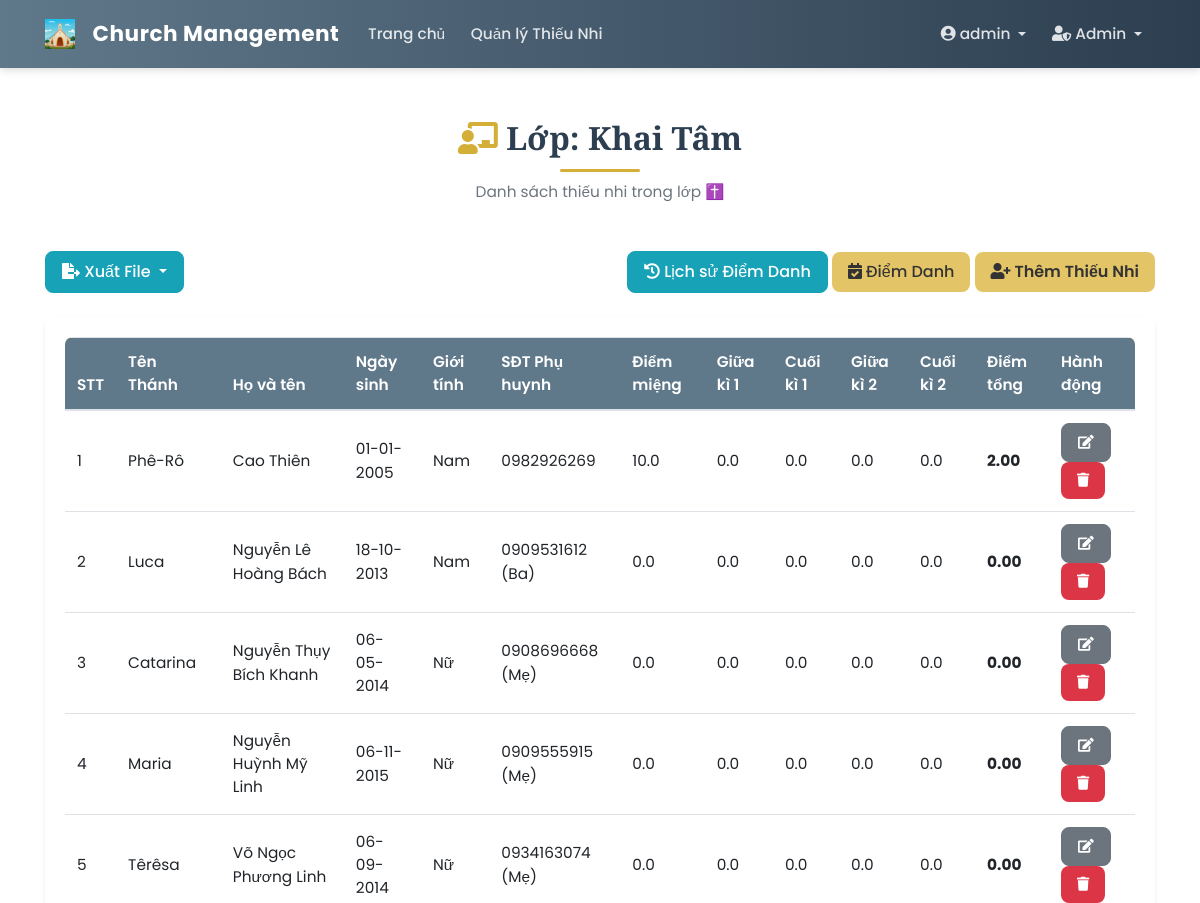
Page /class/1 (signed in, upper part) on the earlier database version.
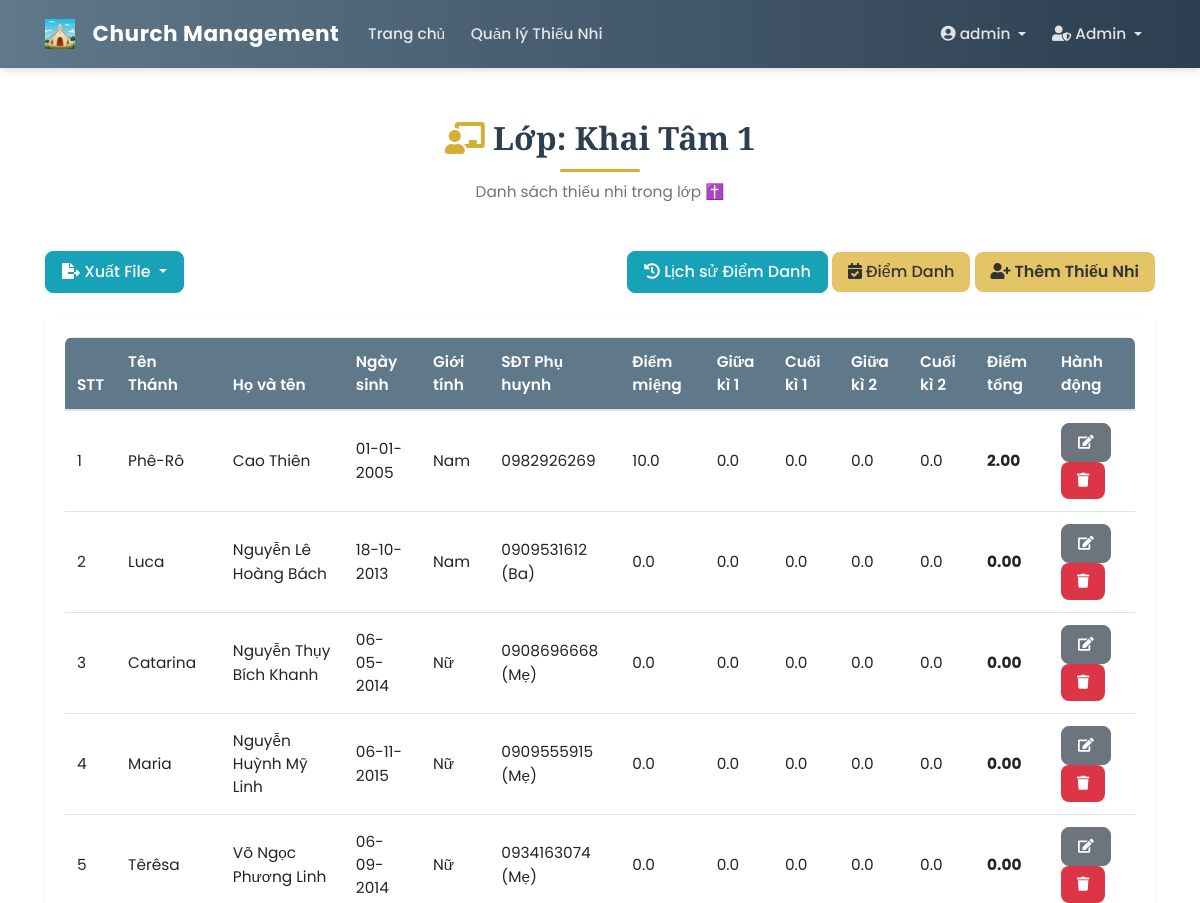
Same page on the later database version.
### app/models/class_model.py (models this page shows, shortened)
class ClassModel(db.Model):
    __tablename__ = 'class_model'
    id = db.Column(db.Integer, primary_key=True)
    name = db.Column(db.String(100), unique=True, nullable=False)
    students = db.relationship('Student', backref='class_assigned', lazy='dynamic')
    leaders = db.relationship(
        'User',
        secondary=class_leaders_association,
        back_populates='assigned_classes',
        lazy='dynamic'
    )

### app/routes.py (the view)
@main.route('/class/<int:class_id>')
@login_required
@permission_required_for_class(allow_guest=True)  # <-- ÁP DỤNG LUẬT KIỂM TRA QUYỀN, cho phép guest xem
def view_class(class_id):
    return class_controller.view_details(class_id)

### app/controllers/class_controller.py (called while the page is built)
def view_details(class_id):
    class_obj = ClassModel.query.get_or_404(class_id)
    students = class_obj.students.all()
    return render_template('class/class_detail.html', class_obj=class_obj, students=students)

### app/models/student.py (called while the page is built)
    @property
    def diem_tong(self):
        scores = [self.diem_mieng or 0, self.diem_giua_ki_1 or 0, self.diem_cuoi_ki_1 or 0,
                 self.diem_giua_ki_2 or 0, self.diem_cuoi_ki_2 or 0]
        return round(sum(scores) / 5, 2) if any(scores) else 0.0

### app/models/user.py (called while the page is built)
@login_manager.user_loader
def load_user(user_id):
    return User.query.get(int(user_id))

    def is_admin(self):
        return self.role == 'admin'

### app/templates/class/class_detail.html (shortened to what the changed rows need)
{% extends "base.html" %}
{% block content %}
<link rel="stylesheet" href="{{ url_for('static', filename='css/student_list.css') }}">
<div class="page-header text-center mb-5">
    <h1 class="page-title"><i class="fas fa-chalkboard-teacher text-gold me-2"></i> Lớp: {{ class_obj.name }}</h1>
    <p class="text-muted">Danh sách thiếu nhi trong lớp ✝️</p>
</div>
<div class="card shadow-sm">
    <div class="card-body">
        <div class="table-responsive">
            <table class="table table-hover align-middle">
                <thead class="table-gold">
                    <tr>
                        <th>STT</th>
                        <th>Tên Thánh</th>
                        <th>Họ và tên</th>
                        <th>Ngày sinh</th>
                        <th>Giới tính</th>
                        <th>SĐT Phụ huynh</th>
                        <th>Điểm miệng</th>
                        <th>Giữa kì 1</th>
                        <th>Cuối kì 1</th>
                        <th>Giữa kì 2</th>
                        <th>Cuối kì 2</th>
                        <th>Điểm tổng</th>
                        <th>Hành động</th>
                    </tr>
                </thead>
            </table>
        </div>
    </div>
</div>
{% endblock content %}

Differences in the rows shown:
changed ClassModel: name "Khai Tâm" → "Khai Tâm 1"
